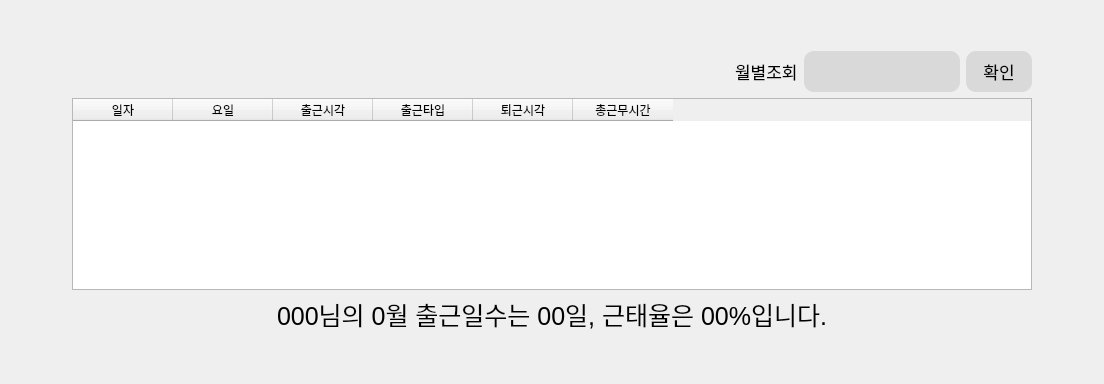
        <widget class="QWidget" name="atd_page">
         <layout class="QHBoxLayout" name="horizontalLayout_10">
          <item>
           <spacer name="horizontalSpacer_7">
            <property name="orientation">
             <enum>Qt::Horizontal</enum>
            </property>
            <property name="sizeHint" stdset="0">
             <size>
              <width>61</width>
              <height>20</height>
             </size>
            </property>
           </spacer>
          </item>
          <item>
           <layout class="QVBoxLayout" name="verticalLayout_13">
            <item>
             <spacer name="verticalSpacer_2">
              <property name="orientation">
               <enum>Qt::Vertical</enum>
              </property>
              <property name="sizeType">
               <enum>QSizePolicy::Fixed</enum>
              </property>
              <property name="sizeHint" stdset="0">
               <size>
                <width>20</width>
                <height>40</height>
               </size>
              </property>
             </spacer>
            </item>
            <item>
             <widget class="QWidget" name="widget_9" native="true">
              <property name="maximumSize">
               <size>
                <width>16777215</width>
                <height>41</height>
               </size>
              </property>
              <property name="font">
               <font>
                <pointsize>4</pointsize>
               </font>
              </property>
              <layout class="QHBoxLayout" name="horizontalLayout_11">
               <property name="leftMargin">
                <number>0</number>
               </property>
               <property name="topMargin">
                <number>0</number>
               </property>
               <property name="rightMargin">
                <number>0</number>
               </property>
               <property name="bottomMargin">
                <number>0</number>
               </property>
               <item>
                <spacer name="horizontalSpacer_9">
                 <property name="orientation">
                  <enum>Qt::Horizontal</enum>
                 </property>
                 <property name="sizeHint" stdset="0">
                  <size>
                   <width>649</width>
                   <height>20</height>
                  </size>
                 </property>
                </spacer>
               </item>
               <item>
                <widget class="QLabel" name="attend_check_lab">
                 <property name="font">
                  <font>
                   <pointsize>13</pointsize>
                  </font>
                 </property>
                 <property name="text">
                  <string>월별조회</string>
                 </property>
                </widget>
               </item>
               <item>
                <widget class="QComboBox" name="attend_check_combobox">
                 <property name="minimumSize">
                  <size>
                   <width>156</width>
                   <height>41</height>
                  </size>
                 </property>
                 <property name="styleSheet">
                  <string notr="true">#attend_check_combobox{
	border-radius:10px;
	background-color: rgb(217, 217, 217);
	padding-left:10px;}

#attend_check_combobox::drop-down{
	border:0px;
}

#attend_check_combobox::down-arrow{
	image: url(:/down.png);
	width: 15px;
	height: 15px;
	margin-right:15px;
}
#attend_check_combobox::on{
 border:4px solid gray;
}
</string>
                 </property>
                </widget>
               </item>
               <item>
                <widget class="QPushButton" name="attend_check_btn">
                 <property name="minimumSize">
                  <size>
                   <width>66</width>
                   <height>41</height>
                  </size>
                 </property>
                 <property name="font">
                  <font>
                   <pointsize>13</pointsize>
                  </font>
                 </property>
                 <property name="styleSheet">
                  <string notr="true">border-radius:10px;
background-color: rgb(217, 217, 217);</string>
                 </property>
                 <property name="text">
                  <string>확인</string>
                 </property>
                </widget>
               </item>
              </layout>
             </widget>
            </item>
            <item>
             <widget class="QWidget" name="widget_10" native="true">
              <property name="maximumSize">
               <size>
                <width>16777215</width>
                <height>280</height>
               </size>
              </property>
              <layout class="QVBoxLayout" name="verticalLayout_14">
               <property name="leftMargin">
                <number>0</number>
               </property>
               <property name="topMargin">
                <number>0</number>
               </property>
               <property name="rightMargin">
                <number>0</number>
               </property>
               <property name="bottomMargin">
                <number>0</number>
               </property>
               <item>
                <widget class="QTableWidget" name="tableWidget">
                 <property name="maximumSize">
                  <size>
                   <width>16777215</width>
                   <height>280</height>
                  </size>
                 </property>
                 <property name="focusPolicy">
                  <enum>Qt::NoFocus</enum>
                 </property>
                 <property name="editTriggers">
                  <set>QAbstractItemView::NoEditTriggers</set>
                 </property>
                 <column>
                  <property name="text">
                   <string>일자</string>
                  </property>
                 </column>
                 <column>
                  <property name="text">
                   <string>요일</string>
                  </property>
                 </column>
                 <column>
                  <property name="text">
                   <string>출근시각</string>
                  </property>
                 </column>
                 <column>
                  <property name="text">
                   <string>출근타입</string>
                  </property>
                 </column>
                 <column>
                  <property name="text">
                   <string>퇴근시각</string>
                  </property>
                 </column>
                 <column>
                  <property name="text">
                   <string>총근무시간</string>
                  </property>
                 </column>
                </widget>
               </item>
              </layout>
             </widget>
            </item>
            <item>
             <widget class="QLabel" name="summary_lab">
              <property name="minimumSize">
               <size>
                <width>960</width>
                <height>0</height>
               </size>
              </property>
              <property name="maximumSize">
               <size>
                <width>16777215</width>
                <height>54</height>
               </size>
              </property>
              <property name="font">
               <font>
                <pointsize>19</pointsize>
               </font>
              </property>
              <property name="text">
               <string>000님의 0월 출근일수는 00일, 근태율은 00%입니다.</string>
              </property>
              <property name="alignment">
               <set>Qt::AlignCenter</set>
              </property>
             </widget>
            </item>
            <item>
             <spacer name="verticalSpacer_3">
              <property name="orientation">
               <enum>Qt::Vertical</enum>
              </property>
              <property name="sizeType">
               <enum>QSizePolicy::Fixed</enum>
              </property>
              <property name="sizeHint" stdset="0">
               <size>
                <width>20</width>
                <height>40</height>
               </size>
              </property>
             </spacer>
            </item>
           </layout>
          </item>
          <item>
           <spacer name="horizontalSpacer_8">
            <property name="orientation">
             <enum>Qt::Horizontal</enum>
            </property>
            <property name="sizeHint" stdset="0">
             <size>
              <width>61</width>
              <height>20</height>
             </size>
            </property>
           </spacer>
          </item>
         </layout>
        </widget>
